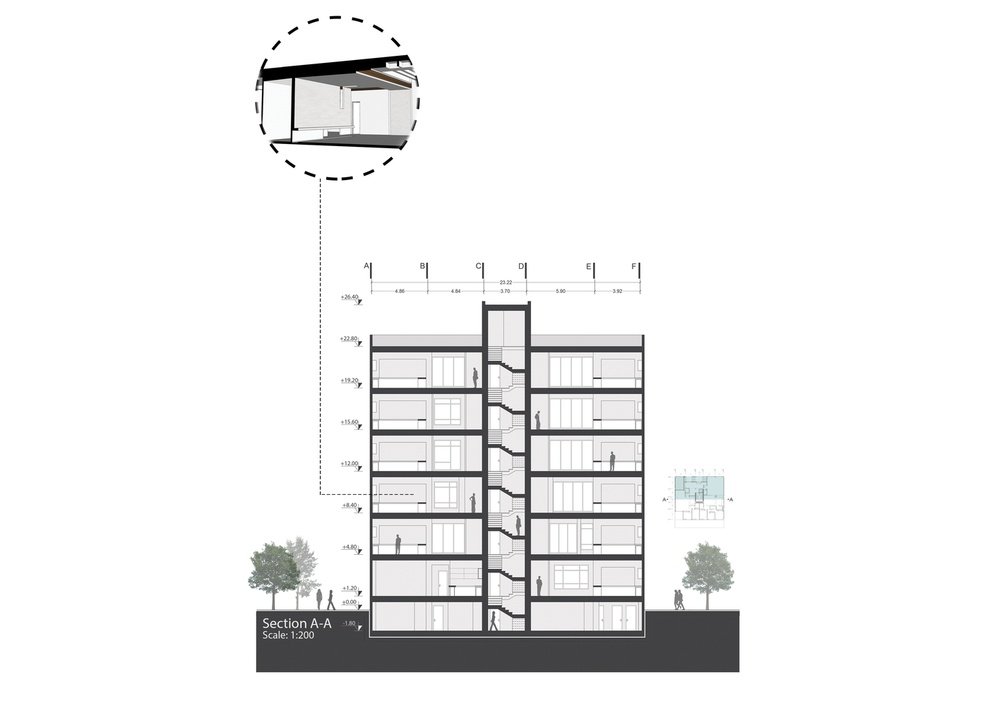
#> input picture Converter/Images/zero.jpg, 999 x 706 px, shrunk from 1415 x 1000 before the run, found by its file name; its folder holds only this picture in this run
$ python normal.py   (older library calls are emulated)
#> lines starting #> are read from the running program, lines starting #| are printed output that depends on the picture
# Start pipeline

import os
from re import S
import sys
from tkinter import Frame
import cv2
import pytesseract
import numpy as np


def preprocessing():

    #load images from folder

    pathIn = "./Floor/Images/"
    pathOut = "./FloorplanToBlender3d/Images/Normal/"

    files = os.listdir(pathIn)
    for file in files:

        inputImage = cv2.imread(pathIn + file)
#> inputImage is the input picture: shape (706, 999, 3); mean B, G, R 239.2, 239.1, 239.1

        # Conversion to CMYK (just the K channel):

        """

        # Convert to float and divide by 255:
        imgFloat = inputImage.astype(np.float) / 255.

        # Calculate channel K:
        kChannel = 1 - np.max(imgFloat, axis=2)

        # Convert back to uint 8:
        kChannel = (255 * kChannel).astype(np.uint8)

        t = [cv2.THRESH_BINARY, cv2.THRESH_BINARY_INV, cv2.THRESH_TRUNC, cv2.THRESH_TOZERO, cv2.THRESH_TOZERO_INV]

        for x in t:
            ret,thresh1 = cv2.threshold(kChannel,127,255,x)
            cv2.imwrite(pathOut + file + str(x) + ".jpg", thresh1)

        thres = cv2.adaptiveThreshold(inputImage,255,cv2.ADAPTIVE_THRESH_GAUSSIAN_C, cv2.THRESH_BINARY,11,2)
        cv2.imwrite(pathOut + file + str(x) + ".jpg", thres)

        # Use a little bit of morphology to clean the mask:
        # Set kernel (structuring element) size:
        kernelSize = 2
        # Set morph operation iterations:
        opIterations = 2
        # Get the structuring element:
        morphKernel = cv2.getStructuringElement(cv2.MORPH_RECT, (kernelSize, kernelSize))
        # Perform closing:
        binaryImage = cv2.morphologyEx(binaryImage, cv2.MORPH_CLOSE, morphKernel, None, None, opIterations, cv2.BORDER_REFLECT101)

        # Perform an area filter on the binary blobs:
        minArea = 50
        filteredImage = areaFilter(minArea, binaryImage)

        # invert color image
        filteredImage = cv2.bitwise_not(filteredImage)

        """

        filteredImage = cv2.bitwise_not(inputImage)
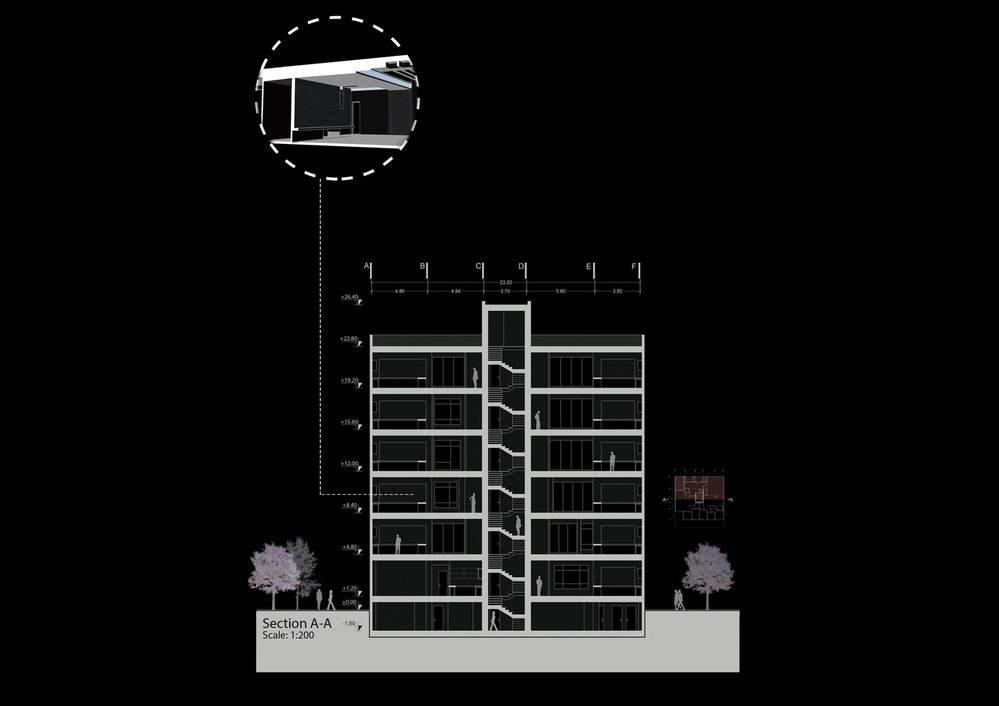
#> filteredImage: shape (706, 999, 3); mean B, G, R 15.8, 15.9, 15.9

        #save image
        cv2.imwrite(pathOut +  file, inputImage)

def areaFilter(minArea, inputImage):
    # Perform an area filter on the binary blobs:
    componentsNumber, labeledImage, componentStats, componentCentroids = \
        cv2.connectedComponentsWithStats(inputImage, connectivity=4)

    # Get the indices/labels of the remaining components based on the area stat
    # (skip the background component at index 0)
    remainingComponentLabels = [i for i in range(1, componentsNumber) if componentStats[i][4] >= minArea]

    # Filter the labeled pixels based on the remaining labels,
    # assign pixel intensity to 255 (uint8) for the remaining pixels
    filteredImage = np.where(np.isin(labeledImage, remainingComponentLabels) == True, 255, 0).astype('uint8')

    return filteredImage

preprocessing()
